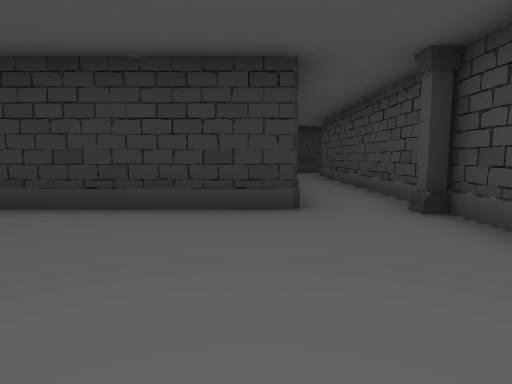
View 1 (above)

24 first-person views from a walk through a Unity game level. The camera is 1.4 m above the floor, tilts 6° down and sees 75° across. The floor is counted in squares, 2 m on a side. Each view is taken from the middle of a square. On the plan, view 1 faces up. The plan holds only what a view shows up to about 10 squares ahead; the rest is blank. The place goes on beyond the plan.

View 2
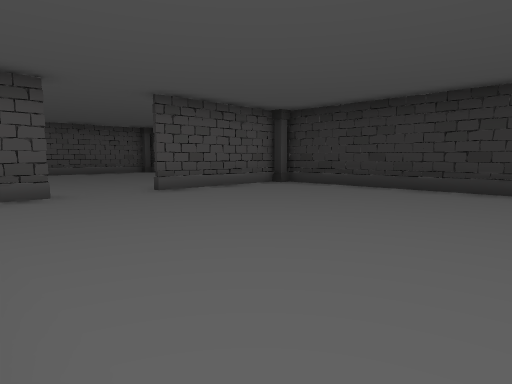

View 3
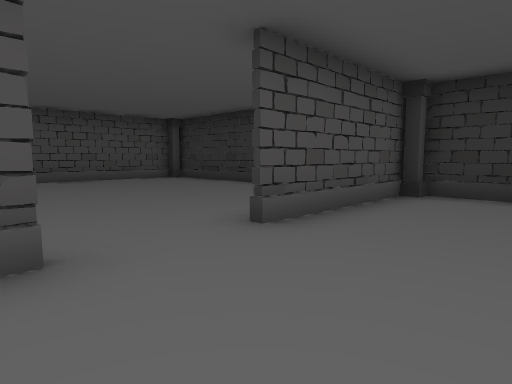

View 4
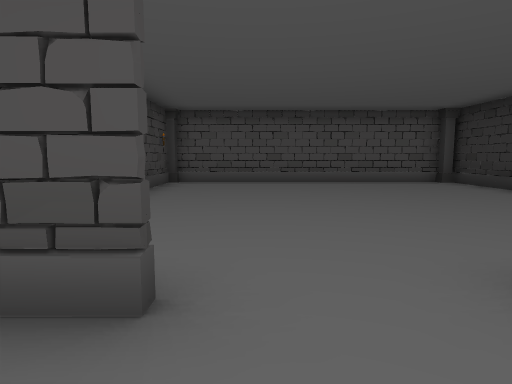

View 5
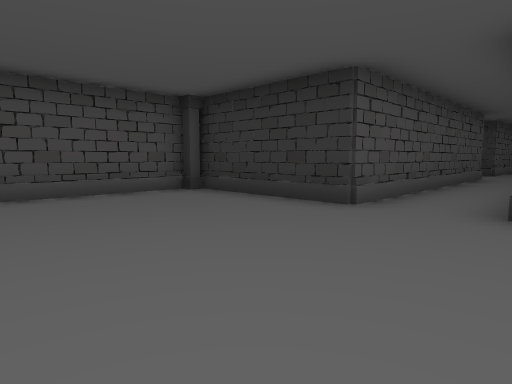

View 6
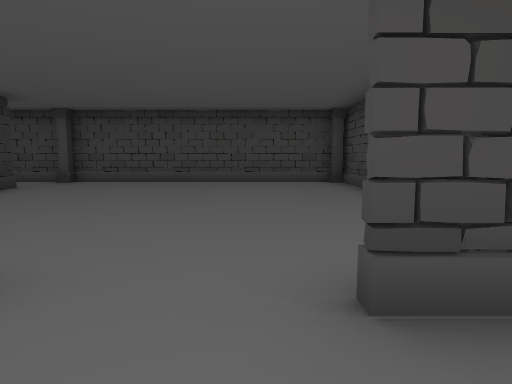

View 7
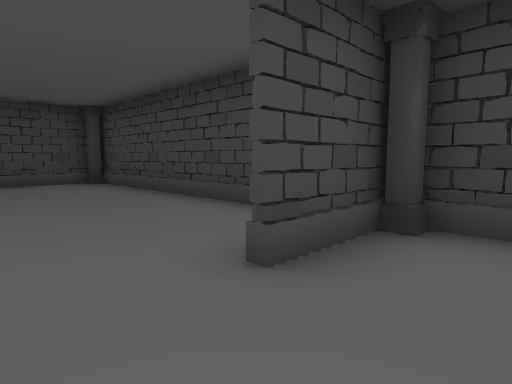

View 8
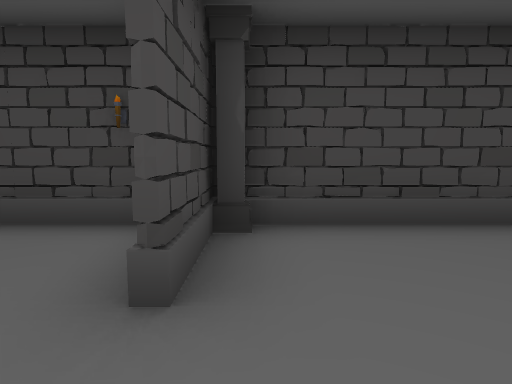

View 9
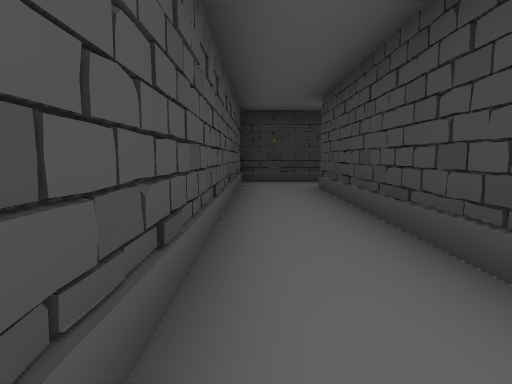

View 10
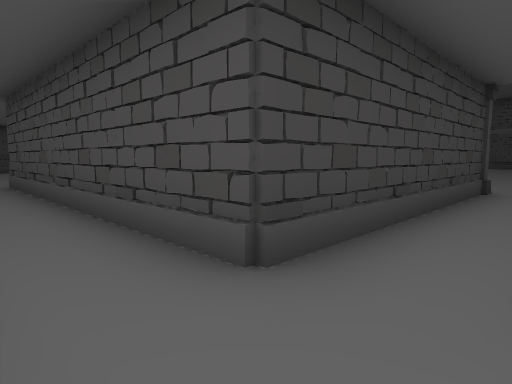

View 11
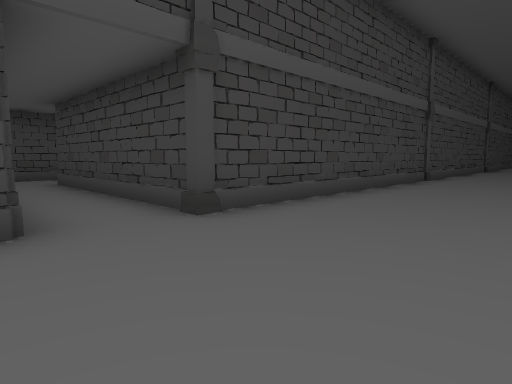

View 12
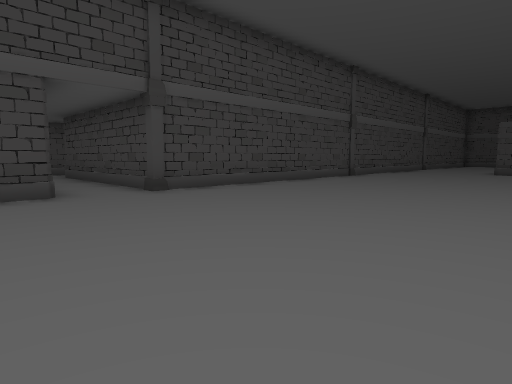

View 13
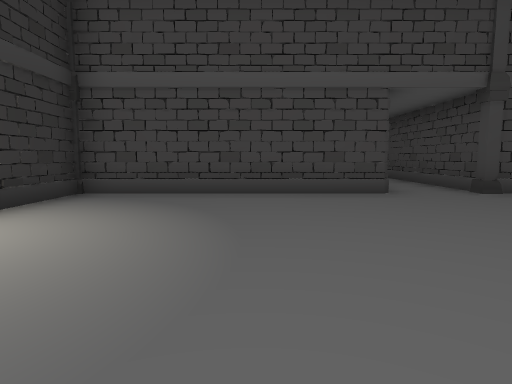

View 14
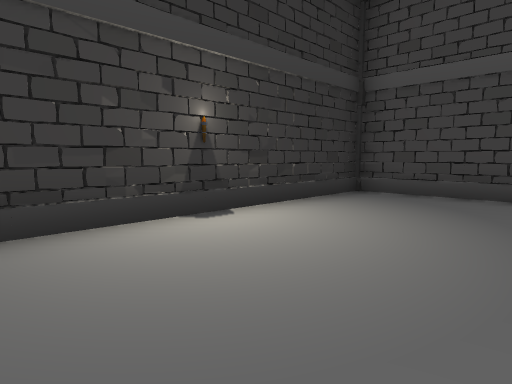

View 15
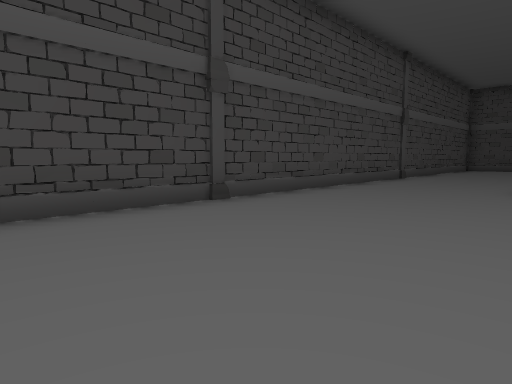

View 16
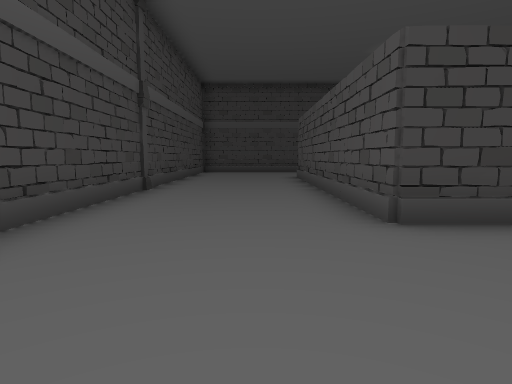

View 17
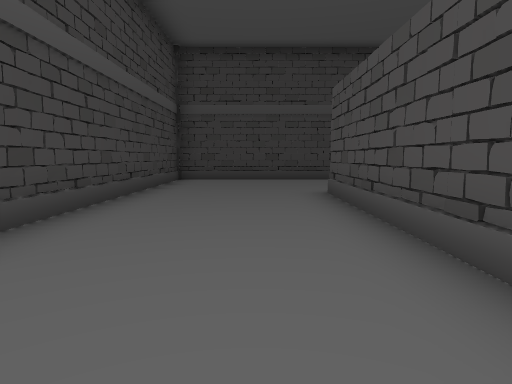

View 18
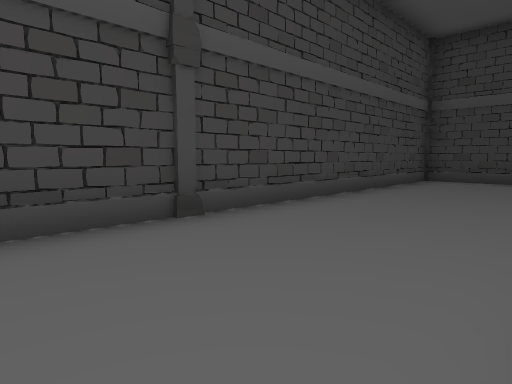

View 19
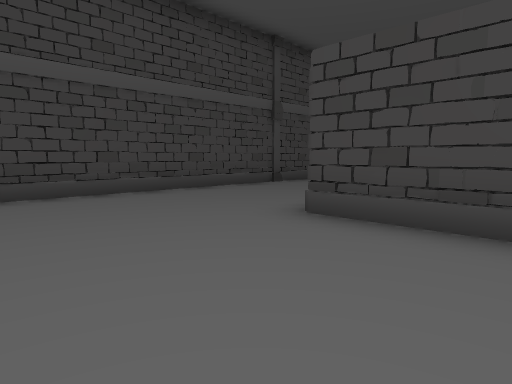

View 20
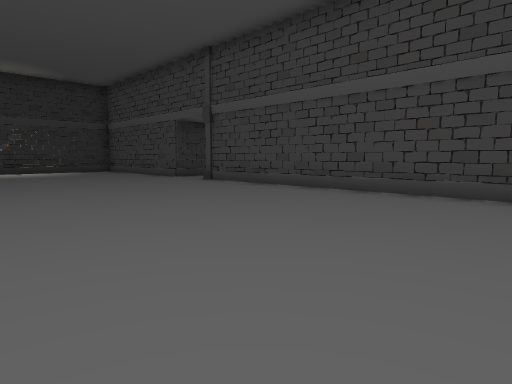

View 21
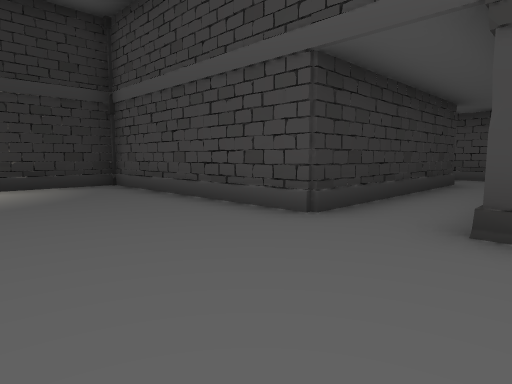

View 22
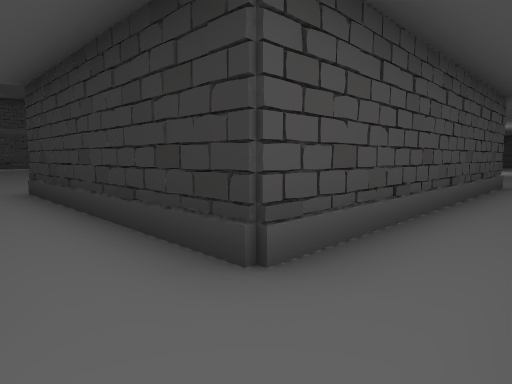

View 23
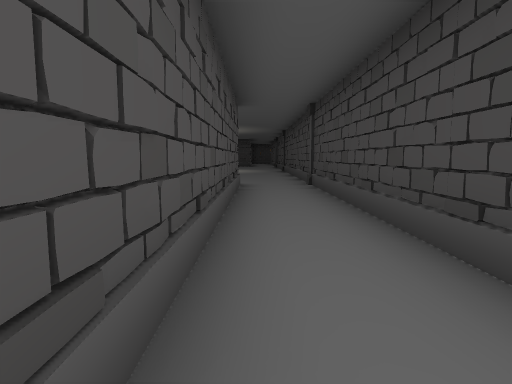

View 24
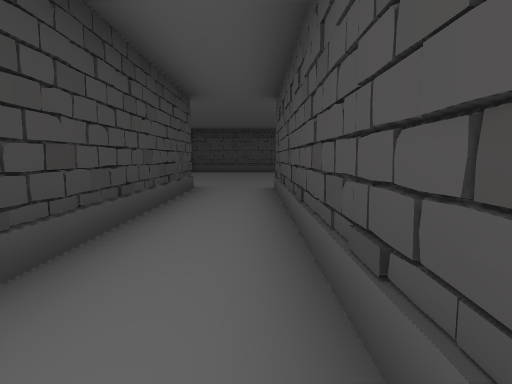

### Floor plan
Points are (right, up) in squares from view 1. A wall is a line through its corners. A room is listed if a view was taken in it or the views show most of it. See-through windows are left out.
Room 1 (views 1, 2, 3, 4, 5, 6, 7, 8, 9, 24)
walls: (-1.6, 4.6) (-1.8, 4.2); (0.6, 4.4) (-5.4, 4.4) (-5.4, 0.5); (-7.6, 4.5) (-7.6, 10.3); (-5.4, -1.4) (-5.4, -2.2); (-4.9, -3.4) (2.4, -3.4) (2.4, 12.5); (-8.7, -3.4) (-5.6, -3.4) (-5.6, -1.5); (0.6, 14) (0.6, 5.5); (-9.4, 12.5) (-9.4, 4.4) (-13.4, 4.4) (-13.4, -3.4) (-11.2, -3.4); (2.9, 14.4) (0.5, 14.4)
ways out: opening at (-8.5, 13) to room 2
objects: column (-13, -3); column (-13, 4); column (-6, -3); column (-5, 4); column (2, -3); column (2, 4)
Room 2 (views 10, 11, 12, 13, 14, 15, 16, 17, 18, 19, 20, 21, 22, 23)
walls: (-15.6, 5.4) (-15.6, 12.6) (-9.4, 12.6); (-21.6, 0.6) (-19.4, 0.6) (-19.4, -7.5); (-10, 12.7) (-9.4, 12.5); (-7.6, 12.1) (-7.6, 21.4); (-16.5, 20.4) (-21.6, 20.4); (-9.4, 22.5) (-9.4, 14.4) (-15.6, 14.4) (-15.6, 20.4); (-15.6, -10.4) (-15.6, 3.6)
ways out: opening at (-8.5, 13) to room 1; opening at (-8.5, 22.5)
objects: column (-16, 13); column (-16, 21) to (-15, 21); column (-15, -11); column (-15, -3); column (-15, 4) to (-15, 5); column (-7, 22) to (-7, 23)

Where each view was taken, in squares from view 1:
view 1: 0 up, 0 right, facing up
view 2: 3 down, 1 right, facing up-left
view 3: 2 down, 3 left, facing up-left
view 4: 1 down, 4 left, facing left
view 5: 0 up, 7 left, facing up-left
view 6: 1 down, 7 left, facing right
view 7: 0 up, 7 left, facing down-right
view 8: 0 up, 6 left, facing down
view 9: 5 up, 1 right, facing up
view 10: 14 up, 8 left, facing down-left
view 11: 15 up, 19 left, facing down-right
view 12: 16 up, 22 left, facing down-right
view 13: 17 up, 22 left, facing right
view 14: 17 up, 22 left, facing up-right
view 15: 8 up, 20 left, facing down-right
view 16: 4 up, 18 left, facing down
view 17: 1 down, 18 left, facing down
view 18: 1 down, 19 left, facing down-right
view 19: 4 up, 22 left, facing down-right
view 20: 4 up, 22 left, facing up-right
view 21: 12 up, 19 left, facing up-right
view 22: 13 up, 8 left, facing up-left
view 23: 14 up, 9 left, facing up
view 24: 12 up, 9 left, facing down
